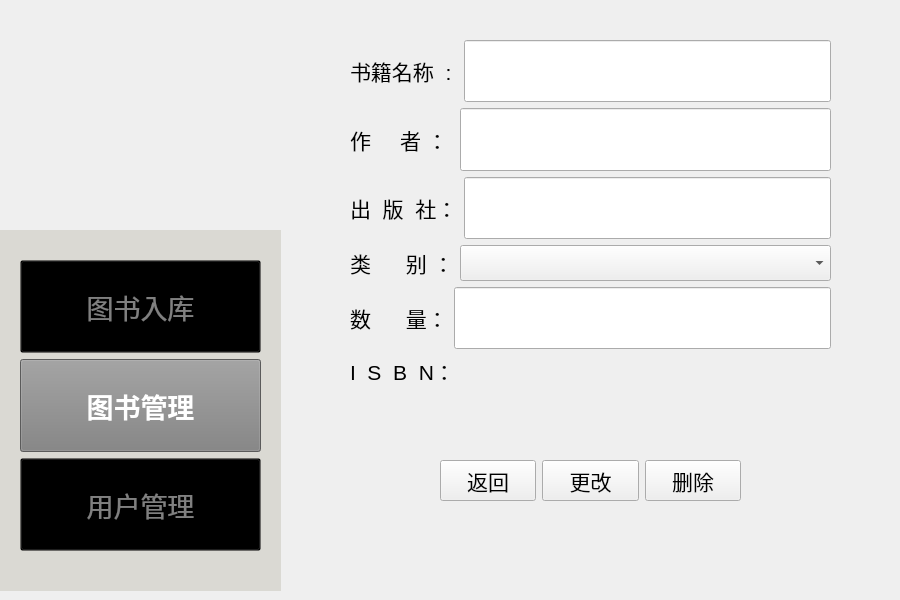
<?xml version="1.0" encoding="UTF-8"?>
<ui version="4.0">
 <class>changebook</class>
 <widget class="QWidget" name="changebook">
  <property name="geometry">
   <rect>
    <x>0</x>
    <y>0</y>
    <width>900</width>
    <height>600</height>
   </rect>
  </property>
  <property name="windowTitle">
   <string>Form</string>
  </property>
  <widget class="QWidget" name="horizontalLayoutWidget">
   <property name="geometry">
    <rect>
     <x>440</x>
     <y>460</y>
     <width>301</width>
     <height>41</height>
    </rect>
   </property>
   <layout class="QHBoxLayout" name="horizontalLayout_2">
    <item>
     <widget class="QPushButton" name="back_button">
      <property name="sizePolicy">
       <sizepolicy hsizetype="Minimum" vsizetype="Expanding">
        <horstretch>0</horstretch>
        <verstretch>0</verstretch>
       </sizepolicy>
      </property>
      <property name="font">
       <font>
        <pointsize>16</pointsize>
       </font>
      </property>
      <property name="text">
       <string>返回</string>
      </property>
     </widget>
    </item>
    <item>
     <widget class="QPushButton" name="change_button">
      <property name="sizePolicy">
       <sizepolicy hsizetype="Ignored" vsizetype="Expanding">
        <horstretch>0</horstretch>
        <verstretch>0</verstretch>
       </sizepolicy>
      </property>
      <property name="font">
       <font>
        <pointsize>16</pointsize>
       </font>
      </property>
      <property name="text">
       <string>更改</string>
      </property>
     </widget>
    </item>
    <item>
     <widget class="QPushButton" name="None_button">
      <property name="sizePolicy">
       <sizepolicy hsizetype="Ignored" vsizetype="Ignored">
        <horstretch>0</horstretch>
        <verstretch>0</verstretch>
       </sizepolicy>
      </property>
      <property name="font">
       <font>
        <pointsize>16</pointsize>
       </font>
      </property>
      <property name="text">
       <string>删除</string>
      </property>
     </widget>
    </item>
   </layout>
  </widget>
  <widget class="QWidget" name="verticalLayoutWidget">
   <property name="geometry">
    <rect>
     <x>0</x>
     <y>230</y>
     <width>281</width>
     <height>361</height>
    </rect>
   </property>
   <layout class="QVBoxLayout" name="mode">
    <item>
     <widget class="QFrame" name="frame">
      <property name="enabled">
       <bool>true</bool>
      </property>
      <property name="acceptDrops">
       <bool>false</bool>
      </property>
      <property name="autoFillBackground">
       <bool>false</bool>
      </property>
      <property name="styleSheet">
       <string notr="true">QFrame {
    background-color: rgb(218,217,211); 
}
</string>
      </property>
      <property name="frameShape">
       <enum>QFrame::Shape::NoFrame</enum>
      </property>
      <property name="frameShadow">
       <enum>QFrame::Shadow::Plain</enum>
      </property>
      <widget class="QWidget" name="verticalLayoutWidget_2">
       <property name="geometry">
        <rect>
         <x>20</x>
         <y>30</y>
         <width>241</width>
         <height>291</height>
        </rect>
       </property>
       <layout class="QVBoxLayout" name="verticalLayout_2">
        <item>
         <widget class="QPushButton" name="PersonalMode_Button">
          <property name="enabled">
           <bool>true</bool>
          </property>
          <property name="sizePolicy">
           <sizepolicy hsizetype="Expanding" vsizetype="Expanding">
            <horstretch>0</horstretch>
            <verstretch>0</verstretch>
           </sizepolicy>
          </property>
          <property name="font">
           <font>
            <pointsize>20</pointsize>
            <bold>false</bold>
           </font>
          </property>
          <property name="focusPolicy">
           <enum>Qt::FocusPolicy::ClickFocus</enum>
          </property>
          <property name="layoutDirection">
           <enum>Qt::LayoutDirection::LeftToRight</enum>
          </property>
          <property name="autoFillBackground">
           <bool>false</bool>
          </property>
          <property name="styleSheet">
           <string notr="true">QPushButton {
    background-color: transparent;
    color: grey;
}
</string>
          </property>
          <property name="text">
           <string>图书入库</string>
          </property>
         </widget>
        </item>
        <item>
         <widget class="QPushButton" name="BookMode_Button">
          <property name="enabled">
           <bool>true</bool>
          </property>
          <property name="sizePolicy">
           <sizepolicy hsizetype="Expanding" vsizetype="Expanding">
            <horstretch>0</horstretch>
            <verstretch>0</verstretch>
           </sizepolicy>
          </property>
          <property name="palette">
           <palette>
            <active>
             <colorrole role="WindowText">
              <brush brushstyle="SolidPattern">
               <color alpha="255">
                <red>128</red>
                <green>128</green>
                <blue>128</blue>
               </color>
              </brush>
             </colorrole>
             <colorrole role="Button">
              <brush brushstyle="SolidPattern">
               <color alpha="255">
                <red>128</red>
                <green>128</green>
                <blue>128</blue>
               </color>
              </brush>
             </colorrole>
             <colorrole role="Text">
              <brush brushstyle="SolidPattern">
               <color alpha="255">
                <red>128</red>
                <green>128</green>
                <blue>128</blue>
               </color>
              </brush>
             </colorrole>
             <colorrole role="ButtonText">
              <brush brushstyle="SolidPattern">
               <color alpha="255">
                <red>128</red>
                <green>128</green>
                <blue>128</blue>
               </color>
              </brush>
             </colorrole>
             <colorrole role="Base">
              <brush brushstyle="SolidPattern">
               <color alpha="255">
                <red>128</red>
                <green>128</green>
                <blue>128</blue>
               </color>
              </brush>
             </colorrole>
             <colorrole role="Window">
              <brush brushstyle="SolidPattern">
               <color alpha="255">
                <red>128</red>
                <green>128</green>
                <blue>128</blue>
               </color>
              </brush>
             </colorrole>
             <colorrole role="PlaceholderText">
              <brush brushstyle="SolidPattern">
               <color alpha="128">
                <red>128</red>
                <green>128</green>
                <blue>128</blue>
               </color>
              </brush>
             </colorrole>
            </active>
            <inactive>
             <colorrole role="WindowText">
              <brush brushstyle="SolidPattern">
               <color alpha="255">
                <red>128</red>
                <green>128</green>
                <blue>128</blue>
               </color>
              </brush>
             </colorrole>
             <colorrole role="Button">
              <brush brushstyle="SolidPattern">
               <color alpha="255">
                <red>128</red>
                <green>128</green>
                <blue>128</blue>
               </color>
              </brush>
             </colorrole>
             <colorrole role="Text">
              <brush brushstyle="SolidPattern">
               <color alpha="255">
                <red>128</red>
                <green>128</green>
                <blue>128</blue>
               </color>
              </brush>
             </colorrole>
             <colorrole role="ButtonText">
              <brush brushstyle="SolidPattern">
               <color alpha="255">
                <red>128</red>
                <green>128</green>
                <blue>128</blue>
               </color>
              </brush>
             </colorrole>
             <colorrole role="Base">
              <brush brushstyle="SolidPattern">
               <color alpha="255">
                <red>128</red>
                <green>128</green>
                <blue>128</blue>
               </color>
              </brush>
             </colorrole>
             <colorrole role="Window">
              <brush brushstyle="SolidPattern">
               <color alpha="255">
                <red>128</red>
                <green>128</green>
                <blue>128</blue>
               </color>
              </brush>
             </colorrole>
             <colorrole role="PlaceholderText">
              <brush brushstyle="SolidPattern">
               <color alpha="128">
                <red>128</red>
                <green>128</green>
                <blue>128</blue>
               </color>
              </brush>
             </colorrole>
            </inactive>
            <disabled>
             <colorrole role="WindowText">
              <brush brushstyle="SolidPattern">
               <color alpha="255">
                <red>128</red>
                <green>128</green>
                <blue>128</blue>
               </color>
              </brush>
             </colorrole>
             <colorrole role="Button">
              <brush brushstyle="SolidPattern">
               <color alpha="255">
                <red>128</red>
                <green>128</green>
                <blue>128</blue>
               </color>
              </brush>
             </colorrole>
             <colorrole role="Text">
              <brush brushstyle="SolidPattern">
               <color alpha="255">
                <red>128</red>
                <green>128</green>
                <blue>128</blue>
               </color>
              </brush>
             </colorrole>
             <colorrole role="ButtonText">
              <brush brushstyle="SolidPattern">
               <color alpha="255">
                <red>128</red>
                <green>128</green>
                <blue>128</blue>
               </color>
              </brush>
             </colorrole>
             <colorrole role="Base">
              <brush brushstyle="SolidPattern">
               <color alpha="255">
                <red>128</red>
                <green>128</green>
                <blue>128</blue>
               </color>
              </brush>
             </colorrole>
             <colorrole role="Window">
              <brush brushstyle="SolidPattern">
               <color alpha="255">
                <red>128</red>
                <green>128</green>
                <blue>128</blue>
               </color>
              </brush>
             </colorrole>
             <colorrole role="PlaceholderText">
              <brush brushstyle="SolidPattern">
               <color alpha="128">
                <red>128</red>
                <green>128</green>
                <blue>128</blue>
               </color>
              </brush>
             </colorrole>
            </disabled>
           </palette>
          </property>
          <property name="font">
           <font>
            <pointsize>20</pointsize>
            <bold>true</bold>
           </font>
          </property>
          <property name="mouseTracking">
           <bool>false</bool>
          </property>
          <property name="acceptDrops">
           <bool>false</bool>
          </property>
          <property name="layoutDirection">
           <enum>Qt::LayoutDirection::LeftToRight</enum>
          </property>
          <property name="autoFillBackground">
           <bool>false</bool>
          </property>
          <property name="styleSheet">
           <string notr="true">QPushButton {
    background-color: gray;
    color: white;
}</string>
          </property>
          <property name="text">
           <string>图书管理</string>
          </property>
         </widget>
        </item>
        <item>
         <widget class="QPushButton" name="FindBookMode_Button">
          <property name="sizePolicy">
           <sizepolicy hsizetype="Expanding" vsizetype="Expanding">
            <horstretch>0</horstretch>
            <verstretch>0</verstretch>
           </sizepolicy>
          </property>
          <property name="font">
           <font>
            <pointsize>20</pointsize>
            <bold>false</bold>
           </font>
          </property>
          <property name="layoutDirection">
           <enum>Qt::LayoutDirection::LeftToRight</enum>
          </property>
          <property name="autoFillBackground">
           <bool>false</bool>
          </property>
          <property name="styleSheet">
           <string notr="true">QPushButton {
    background-color: transparent;
    color: grey;
}
</string>
          </property>
          <property name="text">
           <string>用户管理</string>
          </property>
         </widget>
        </item>
       </layout>
       <zorder>BookMode_Button</zorder>
       <zorder>FindBookMode_Button</zorder>
       <zorder>PersonalMode_Button</zorder>
      </widget>
     </widget>
    </item>
   </layout>
  </widget>
  <widget class="QLabel" name="logo">
   <property name="enabled">
    <bool>true</bool>
   </property>
   <property name="geometry">
    <rect>
     <x>0</x>
     <y>0</y>
     <width>281</width>
     <height>271</height>
    </rect>
   </property>
   <property name="styleSheet">
    <string notr="true">QLabel {
    background-color: transparent;
}
</string>
   </property>
   <property name="frameShape">
    <enum>QFrame::Shape::NoFrame</enum>
   </property>
   <property name="frameShadow">
    <enum>QFrame::Shadow::Plain</enum>
   </property>
   <property name="text">
    <string/>
   </property>
   <property name="pixmap">
    <pixmap resource="Logo.qrc">:/image/Logo.png</pixmap>
   </property>
   <property name="scaledContents">
    <bool>true</bool>
   </property>
   <property name="wordWrap">
    <bool>false</bool>
   </property>
   <property name="openExternalLinks">
    <bool>false</bool>
   </property>
   <property name="textInteractionFlags">
    <set>Qt::TextInteractionFlag::LinksAccessibleByMouse</set>
   </property>
  </widget>
  <widget class="QWidget" name="verticalLayoutWidget_4">
   <property name="geometry">
    <rect>
     <x>350</x>
     <y>40</y>
     <width>481</width>
     <height>347</height>
    </rect>
   </property>
   <layout class="QVBoxLayout" name="verticalLayout">
    <item>
     <layout class="QHBoxLayout" name="horizontalLayout_3">
      <item>
       <widget class="QLabel" name="label">
        <property name="font">
         <font>
          <pointsize>16</pointsize>
         </font>
        </property>
        <property name="text">
         <string>书籍名称  : </string>
        </property>
       </widget>
      </item>
      <item>
       <widget class="QLineEdit" name="Book_Name_input_2">
        <property name="sizePolicy">
         <sizepolicy hsizetype="Expanding" vsizetype="Expanding">
          <horstretch>0</horstretch>
          <verstretch>0</verstretch>
         </sizepolicy>
        </property>
        <property name="font">
         <font>
          <pointsize>20</pointsize>
         </font>
        </property>
       </widget>
      </item>
     </layout>
    </item>
    <item>
     <layout class="QHBoxLayout" name="horizontalLayout_4">
      <item>
       <widget class="QLabel" name="label_2">
        <property name="font">
         <font>
          <pointsize>16</pointsize>
         </font>
        </property>
        <property name="text">
         <string>作     者 ： </string>
        </property>
       </widget>
      </item>
      <item>
       <widget class="QLineEdit" name="Author_Name_input">
        <property name="sizePolicy">
         <sizepolicy hsizetype="Expanding" vsizetype="Expanding">
          <horstretch>0</horstretch>
          <verstretch>0</verstretch>
         </sizepolicy>
        </property>
        <property name="font">
         <font>
          <pointsize>20</pointsize>
         </font>
        </property>
       </widget>
      </item>
     </layout>
    </item>
    <item>
     <layout class="QHBoxLayout" name="horizontalLayout_5">
      <item>
       <widget class="QLabel" name="label_3">
        <property name="font">
         <font>
          <pointsize>16</pointsize>
         </font>
        </property>
        <property name="text">
         <string>出  版  社：</string>
        </property>
       </widget>
      </item>
      <item>
       <widget class="QLineEdit" name="Press_Name_input">
        <property name="sizePolicy">
         <sizepolicy hsizetype="Expanding" vsizetype="Expanding">
          <horstretch>0</horstretch>
          <verstretch>0</verstretch>
         </sizepolicy>
        </property>
        <property name="font">
         <font>
          <pointsize>20</pointsize>
         </font>
        </property>
       </widget>
      </item>
     </layout>
    </item>
    <item>
     <layout class="QHBoxLayout" name="horizontalLayout_6">
      <item>
       <widget class="QLabel" name="label_5">
        <property name="sizePolicy">
         <sizepolicy hsizetype="Fixed" vsizetype="Preferred">
          <horstretch>0</horstretch>
          <verstretch>0</verstretch>
         </sizepolicy>
        </property>
        <property name="font">
         <font>
          <pointsize>16</pointsize>
         </font>
        </property>
        <property name="text">
         <string>类      别 ：</string>
        </property>
       </widget>
      </item>
      <item>
       <widget class="QComboBox" name="Type_Name_chose">
        <property name="font">
         <font>
          <pointsize>18</pointsize>
         </font>
        </property>
        <property name="autoFillBackground">
         <bool>false</bool>
        </property>
        <property name="styleSheet">
         <string notr="true"/>
        </property>
        <property name="editable">
         <bool>false</bool>
        </property>
        <property name="currentText">
         <string/>
        </property>
        <property name="insertPolicy">
         <enum>QComboBox::InsertPolicy::InsertAtBottom</enum>
        </property>
        <property name="placeholderText">
         <string/>
        </property>
        <item>
         <property name="text">
          <string/>
         </property>
        </item>
        <item>
         <property name="text">
          <string>文学作品，小说</string>
         </property>
        </item>
        <item>
         <property name="text">
          <string>童书</string>
         </property>
        </item>
        <item>
         <property name="text">
          <string>教科书</string>
         </property>
        </item>
        <item>
         <property name="text">
          <string>传记，回忆录</string>
         </property>
        </item>
        <item>
         <property name="text">
          <string>科幻</string>
         </property>
        </item>
        <item>
         <property name="text">
          <string>历史</string>
         </property>
        </item>
        <item>
         <property name="text">
          <string>哲学</string>
         </property>
        </item>
       </widget>
      </item>
     </layout>
    </item>
    <item>
     <layout class="QHBoxLayout" name="horizontalLayout_8">
      <item>
       <widget class="QLabel" name="label_7">
        <property name="sizePolicy">
         <sizepolicy hsizetype="Fixed" vsizetype="Preferred">
          <horstretch>0</horstretch>
          <verstretch>0</verstretch>
         </sizepolicy>
        </property>
        <property name="font">
         <font>
          <pointsize>16</pointsize>
         </font>
        </property>
        <property name="text">
         <string>数      量：</string>
        </property>
       </widget>
      </item>
      <item>
       <widget class="QLineEdit" name="number">
        <property name="sizePolicy">
         <sizepolicy hsizetype="Expanding" vsizetype="Expanding">
          <horstretch>0</horstretch>
          <verstretch>0</verstretch>
         </sizepolicy>
        </property>
        <property name="font">
         <font>
          <pointsize>20</pointsize>
         </font>
        </property>
       </widget>
      </item>
     </layout>
    </item>
    <item>
     <layout class="QHBoxLayout" name="horizontalLayout_7">
      <item>
       <widget class="QLabel" name="label_6">
        <property name="sizePolicy">
         <sizepolicy hsizetype="Maximum" vsizetype="Preferred">
          <horstretch>0</horstretch>
          <verstretch>0</verstretch>
         </sizepolicy>
        </property>
        <property name="font">
         <font>
          <pointsize>16</pointsize>
         </font>
        </property>
        <property name="text">
         <string>I  S  B  N：</string>
        </property>
       </widget>
      </item>
      <item>
       <widget class="QLabel" name="isbn_label222">
        <property name="font">
         <font>
          <pointsize>16</pointsize>
         </font>
        </property>
        <property name="text">
         <string/>
        </property>
       </widget>
      </item>
     </layout>
    </item>
   </layout>
  </widget>
  <widget class="QLabel" name="logo_2">
   <property name="enabled">
    <bool>true</bool>
   </property>
   <property name="geometry">
    <rect>
     <x>760</x>
     <y>500</y>
     <width>181</width>
     <height>181</height>
    </rect>
   </property>
   <property name="styleSheet">
    <string notr="true">QLabel {
    background-color: transparent;
}
</string>
   </property>
   <property name="frameShape">
    <enum>QFrame::Shape::NoFrame</enum>
   </property>
   <property name="frameShadow">
    <enum>QFrame::Shadow::Plain</enum>
   </property>
   <property name="text">
    <string/>
   </property>
   <property name="pixmap">
    <pixmap resource="Logo.qrc">:/image/bookcat2.png</pixmap>
   </property>
   <property name="scaledContents">
    <bool>true</bool>
   </property>
   <property name="wordWrap">
    <bool>false</bool>
   </property>
   <property name="openExternalLinks">
    <bool>false</bool>
   </property>
   <property name="textInteractionFlags">
    <set>Qt::TextInteractionFlag::LinksAccessibleByMouse</set>
   </property>
  </widget>
  <zorder>logo</zorder>
  <zorder>horizontalLayoutWidget</zorder>
  <zorder>verticalLayoutWidget</zorder>
  <zorder>verticalLayoutWidget_4</zorder>
  <zorder>logo_2</zorder>
 </widget>
 <resources>
  <include location="Logo.qrc"/>
 </resources>
 <connections/>
</ui>
